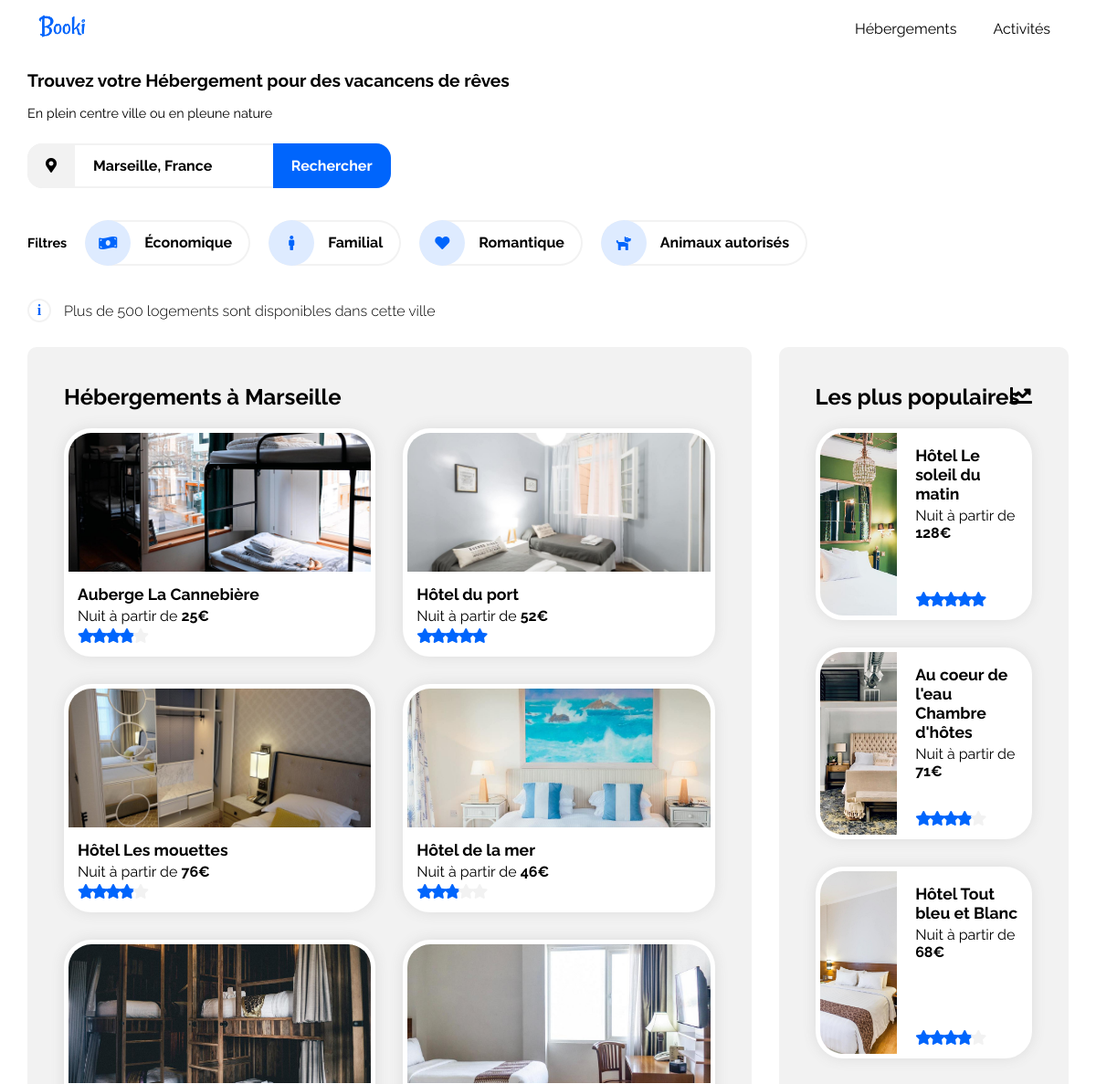
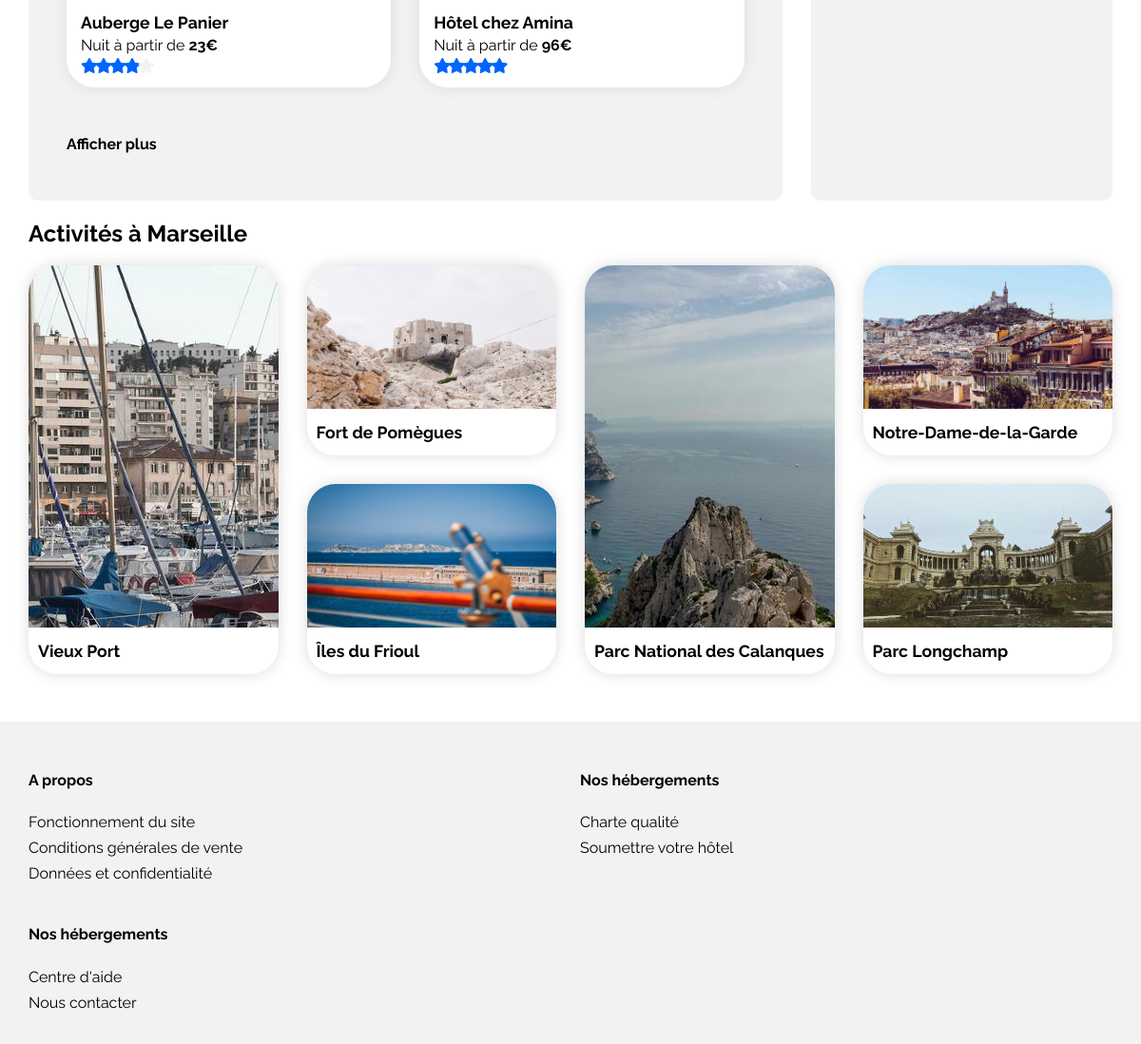
The page / on the database its author committed (2 pictures, top to bottom).
### tables this page shows
CREATE TABLE IF NOT EXISTS `hosting` (
  `id_hosting` int NOT NULL AUTO_INCREMENT,
  `name` varchar(50) NOT NULL,
  `img` varchar(250) NOT NULL,
  `price` int NOT NULL,
  `rate` enum('0','1','2','3','4','5') NOT NULL,
  `most_popular` int DEFAULT '0',
  PRIMARY KEY (`id_hosting`)
);

CREATE TABLE IF NOT EXISTS `activities` (
  `id_activities` int NOT NULL AUTO_INCREMENT,
  `city` varchar(50) NOT NULL,
  `name` varchar(50) NOT NULL,
  `img` varchar(250) NOT NULL,
  PRIMARY KEY (`id_activities`)
);

### view/house.php (the view)
<a href="#" class="card card-column">
    <figure>
        <img src="<?php echo $op['img'];?>" alt="">
    </figure>
    <div class="product-detail">
        <h3><?php echo $op['name'];?></h3>
        <p>Nuit à partir de <span class="price"><?php echo $op['price'];?>€</span></p>
        <ul class="list-rate rate-<?php echo $op['rate'];?>">
            <i class="fas fa-star"></i>
            <i class="fas fa-star"></i>
            <i class="fas fa-star"></i>
            <i class="fas fa-star"></i>
            <i class="fas fa-star"></i>
        </ul>
    </div>
</a>

### index.php (shortened to what this page needs)
<!DOCTYPE html>
<html lang="fr">
<head>
    <link rel="stylesheet" href="style.css">
    <link rel="stylesheet" href="https://use.fontawesome.com/releases/v5.15.4/css/all.css">
</head>
<body>
    <header class="marge">
        <a hre="#">
            <img class="logo" src="img/Booki.png" alt="Logo Booki">
        </a>
        <nav>
            <ul>
                <li>
                    <a href="#product">Hébergements</a>
                </li>
                <li>
                    <a href="#activities">Activités</a>
                </li>
            </ul>
        </nav>
    </header>
    <main class="marge">
        <section class="hero">
            <h1>Trouvez votre Hébergement pour des vacancens de rêves</h1>
            <p>En plein centre ville ou en pleune nature</p>
            <form class="search">
                <label for="search">
                    <i class="fas fa-map-marker-alt"></i>
                </label>
                <input type="search" name="search" id="search" value="Marseille, France">
                <button>Rechercher</button>
            </form>
            <div class="filter">
                <p>Filtres</p>
                <ul>
                    <li>
                        <i class="fas fa-money-bill-wave"></i>
                        <span>Économique</span>
                    </li>
                    <li>
                        <i class="fas fa-male"></i>
                        <span>Familial</span>
                    </li>
                    <li>
                        <i class="fas fa-heart"></i>
                        <span>Romantique</span>
                    </li>
                    <li>
                        <i class="fas fa-dog"></i>
                        <span>Animaux autorisés</span>
                    </li>
                </ul>
            </div>
            <div class="info">
                Plus de 500 logements sont disponibles dans cette ville
            </div>
        </section>
        <section id="product">
            <article class="ctn-product">
                <h2>Hébergements à Marseille</h2>
                <div class="l-product">
                    <?php require('controller/hosting.php');?>
                </div>
                <p class="show_more">Afficher plus</p>
            </article>
            <aside class="ctn-product most_popular">
                <h2>Les plus populaires</h2>
                <div class="l-product">
                    <?php require('controller/most_popular.php');?>
                </div>
            </aside>
        </section>
        <section id="activities">
            <h2>Activités à Marseille</h2>
            <article class="l-activities">
                <?php require('controller/activities.php');?>
            </article>
        </section>
    </main>
    <footer>
        <ul>
            <h4>A propos</h4>
            <a>Fonctionnement du site</a>
            <a>Conditions générales de vente</a>
            <a>Données et confidentialité</a>
        </ul>
        <ul>
            <h4>Nos hébergements</h4>
            <a>Charte qualité</a>
            <a>Soumettre votre hôtel</a>
        </ul>
        <ul>
            <h4>Nos hébergements</h4>
            <a>Centre d'aide</a>
            <a>Nous contacter</a>
        </ul>
    </footer>
</body>
</html>

### controller/hosting.php
<?php
    require "model/model.php";
    $requete = "SELECT * FROM hosting Limit 6";
    $exec = mysqli_query($conn, $requete);
    while($op=mysqli_fetch_array($exec))
    {
?>
<?php require "view/house.php"; ?>
<?php
    }
?>

### controller/most_popular.php
<?php
    require "model/model.php";
    $requete = "SELECT * FROM hosting WHERE most_popular = 1";
    $exec = mysqli_query($conn, $requete);
    while($op=mysqli_fetch_array($exec))
    {
?>
<?php require "view/house_most_popular.php"; ?>
<?php
    }
?>

### view/house_most_popular.php
<a href="#" class="card card-row">
    <figure>
        <img src="<?php echo $op['img'];?>" alt="">
    </figure>
    <div class="product-detail">
        <h3><?php echo $op['name'];?></h3>
        <p>Nuit à partir de <span class="price"><?php echo $op['price'];?>€</span></p>
        <ul class="list-rate rate-<?php echo $op['rate'];?>">
            <i class="fas fa-star"></i>
            <i class="fas fa-star"></i>
            <i class="fas fa-star"></i>
            <i class="fas fa-star"></i>
            <i class="fas fa-star"></i>
        </ul>
    </div>
</a>

### controller/activities.php
<?php
    require "model/model.php";
    $requete = "SELECT * FROM activities";
    $exec = mysqli_query($conn, $requete);
    while($op=mysqli_fetch_array($exec))
    {
?>
<?php require "view/activities.php"; ?>
<?php
    }
?>

### view/activities.php
<a href="#" class="card card-column">
    <figure>
        <img src="<?php echo $op['img'];?>" alt="">
    </figure>
    <div class="product-detail">
        <h3><?php echo $op['name'];?></h3>
    </div>
</a>

### style.css (style rules this page uses)
* { box-sizing: border-box; }
:root { --main-color: #0065fc; --main-color-bg: #deebff; --grey: #f2f2f2; }
html { font-family: 'Raleway', sans-serif; scroll-behavior: smooth; }
body, ul, li, figure { list-style: none; margin: 0; padding: 0; }
a { text-decoration: none; color: black; }
figure { display: grid; place-content: center; }
img { user-select: none; }
h2 { position: relative; }
.marge { padding: 0 30px; }
header { display: flex; flex-direction: row; justify-content: space-between; align-items: center; }
.logo { width: 5em; height: auto; }
nav ul { display: flex; flex-direction: row; }
nav li { padding: 20px; border-top: 2px solid white; }
.hero h1 { font-size: 1.2em; }
.hero p { font-size: 0.9em; }
.search { display: flex; flex-direction: row; align-items: center; width: fit-content; font-weight: bold; margin: 25px 0; border-radius: 1em; box-shadow: 0px 0px 0px 2px var(--grey) inset; overflow: hidden; }
.search label { background-color: var(--grey); padding: 15px 20px; font-size: 100%; }
.search input { all: unset; width: 18ch; padding: 15px 20px; }
.search button { all: unset; background-color: var(--main-color); color: white; padding: 15px 20px; }
.filter { display: flex; align-items: center; margin: 10px 0; font-weight: bold; }
.filter p { margin-right: 10px; }
.filter ul { display: flex; flex-direction: row; align-items: center; flex-wrap: wrap; }
.filter li { display: flex; flex-direction: row; align-items: center; margin: 10px; box-shadow: 0px 0px 0px 2px var(--grey) inset; border-radius: 50px; overflow: hidden; }
.filter i { display: grid; place-content: center; width: 50px; aspect-ratio: 1/1; font-size: 100%; color: var(--main-color); background-color: var(--main-color-bg); border-radius: 50%; }
.filter span { padding: 0 20px 0 15px; }
.info { position: relative; font-weight: 300; padding-left: 40px; margin: 30px 0; }
.info::before { font-family: 'Times New Roman', Times, serif; content: "i"; position: absolute; left: 0; top: -4px; display: grid; place-content: center; width: 20px; aspect-ratio: 1/1; font-weight: bold; color: var(--main-color); border: 2px solid var(--grey); border-radius: 50%; padding: 1px; }
#product { display: flex; flex-direction: row; gap: 30px; }
.ctn-product { flex: 3; background-color: var(--grey); padding: 20px 40px; border-radius: 10px; }
.most_popular { flex: 1 !important; width: 300px; }
.l-product { display: grid; grid-template-columns: repeat(auto-fill, minmax(300px, auto)); grid-auto-rows: 250px; gap: 30px; }
.most_popular .l-product { display: flex; flex-direction: column; }
.most_popular h2::after { font-family: 'Font Awesome\ 5 Free'; content: "\f201"; font-weight: 900; position: absolute; right: 0; }
.card { background-color: white; border: 5px solid white; border-radius: 30px; overflow: hidden; box-shadow: 0 0 15px 0px rgb(220, 220, 220); }
.card-column { display: flex; flex-direction: column; }
.card figure { height: 200px; overflow: hidden; }
.card img { width: 100%; }
.card-row { display: flex; flex-direction: row; gap: 10px; }
.card-row figure { flex: 1.5; }
.card-row img { width: inherit; height: inherit; }
.card-row .product-detail { position: relative; flex: 2; display: flex; flex-direction: column; justify-content: flex-start; }
.card-row .list-rate { position: absolute; bottom: 10px; }
.product-detail { padding: 10px; }
.card h3 { font-size: 1.1em; font-weight: bold; margin: 4px 0; }
.card p { margin: 0; }
.card .price { font-weight: bold; }
.list-rate { display: flex; flex-direction: row; margin-top: 4px; }
.list-rate i { color: var(--grey); width: 15px; height: auto; }
.rate-1 i:nth-child(-n+1), .rate-2 i:nth-child(-n+2), .rate-3 i:nth-child(-n+3), .rate-4 i:nth-child(-n+4), .rate-5 i:nth-child(-n+5) { color: var(--main-color); }
.show_more { margin: 50px 0 30px 0; font-weight: bold; }
.l-activities { display: grid; grid-template-columns: repeat(4, 1fr); grid-auto-rows: 200px; grid-auto-flow: column; gap: 30px; }
.l-activities > a:nth-child(3n+1) { grid-row: 1 / span 2; }
.l-activities > a:nth-child(3n+1) figure { height: 100%; }
.l-activities > a:nth-child(3n+1) figure img { width: inherit; height: 100%; }
.l-activities .card { border: none; }
.l-activities .card img { width: 100%; height: auto; }
footer { display: grid; grid-template-columns: repeat(auto-fill, minmax(400px, auto)); gap: 20px; background-color: var(--grey); padding: 30px; margin-top: 50px; }
footer ul { display: flex; flex-direction: column; flex-wrap: wrap; }
footer a { margin: 4px 0; }

### rows shown on the page
hosting: img (picture), name "Auberge La Cannebière", price "25"
hosting: img (picture), name "Hôtel du port", price "52"
hosting: img (picture), name "Hôtel Les mouettes", price "76"
hosting: img (picture), name "Hôtel de la mer", price "46"
hosting: img (picture), name "Auberge Le Panier", price "23"
hosting: img (picture), name "Hôtel chez Amina", price "96"
hosting: img (picture), name "Hôtel Le soleil du matin", price "128"
hosting: img (picture), name "Au coeur de l'eau Chambre d'hôtes", price "71"
hosting: img (picture), name "Hôtel Tout bleu et Blanc", price "68"
activities: img (picture), name "Vieux Port"
activities: img (picture), name "Fort de Pomègues"
activities: img (picture), name "Îles du Frioul"
activities: img (picture), name "Parc National des Calanques"
activities: img (picture), name "Notre-Dame-de-la-Garde"
activities: img (picture), name "Parc Longchamp"
